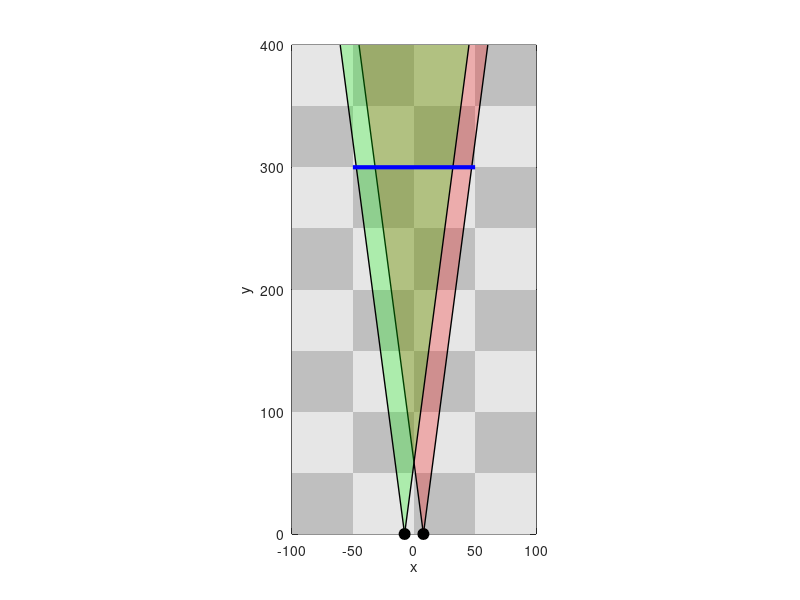

This chart was generated by the following MATLAB code:
clc, clear all
l = 15.4; %cm

objectWidth = 100; %m
    objectCenter = [0, 300];%m
    objectAngle = 0;%rads

figure;
hold on;
axis equal;
xlim([-100 100]);
ylim([0 400]);

%Checkerboard
squareSize = 50;
xEdges = -200:squareSize:200;
yEdges = 0:squareSize:400;
for i = 1:length(xEdges)-1
    for j = 1:length(yEdges)-1
        if mod(i+j,2) == 0
            shade = 0.75;
        else
            shade = 0.9;
        end
        rectangle( ...
            'Position', [xEdges(i), yEdges(j), squareSize, squareSize], ...
            'FaceColor', [shade shade shade], ...
            'EdgeColor', 'none');
    end
end

%Sensors
plot(l/2, 0, 'ko', 'MarkerFaceColor', 'k', 'MarkerSize', 8);
plot(-l/2, 0, 'ko', 'MarkerFaceColor', 'k', 'MarkerSize', 8);
xlabel('x');
ylabel('y');
box on;
xSensor = [l/2, -l/2];
ySensor = [0, 0];
for k = 1:length(xSensor)

    % Left and right cone boundary slopes
    dx = 400 * tand(7.5);

    xLeft  = xSensor(k) - dx;
    xRight = xSensor(k) + dx;

    % Shade sensor field of view
    if k == 1
        coneColor = [1 0 0];   % red
    else
        coneColor = [0 1 0];   % green
    end

    patch( ...
        [xSensor(k), xLeft, xRight], ...
        [0,          400,     400], ...
        coneColor, ...
        'FaceAlpha', 0.25, ...
        'EdgeColor', 'none');

    % Draw cone boundary lines up to y = 4
    plot([xSensor(k), xLeft],  [0, 400], 'k-', 'LineWidth', 1);
    plot([xSensor(k), xRight], [0, 400], 'k-', 'LineWidth', 1);
end

%% 

% Initial object endpoints
xObj = [objectCenter(1) - cos(objectAngle)*objectWidth/2, ...
        objectCenter(1) + cos(objectAngle)*objectWidth/2];

yObj = [objectCenter(2) - sin(objectAngle)*objectWidth/2, ...
        objectCenter(2) + sin(objectAngle)*objectWidth/2];

% Create object once
hObj = plot(xObj, yObj, 'color', 'blue', 'LineWidth', 3);

%Remove
arbitraryTraj = [zeros(1, 1000); 3:-3/999:0];

for i = 1:1000
    %replace this
    %objectCenter = arbitraryTraj(:, i);
    %objectAngle = objectAngle + pi/400;

    %Plot object
    xObj = [objectCenter(1) - cos(objectAngle)*objectWidth/2, ...
            objectCenter(1) + cos(objectAngle)*objectWidth/2];
    yObj = [objectCenter(2) - sin(objectAngle)*objectWidth/2, ...
            objectCenter(2) + sin(objectAngle)*objectWidth/2];
    set(hObj, 'XData', xObj, 'YData', yObj);
    drawnow
end
